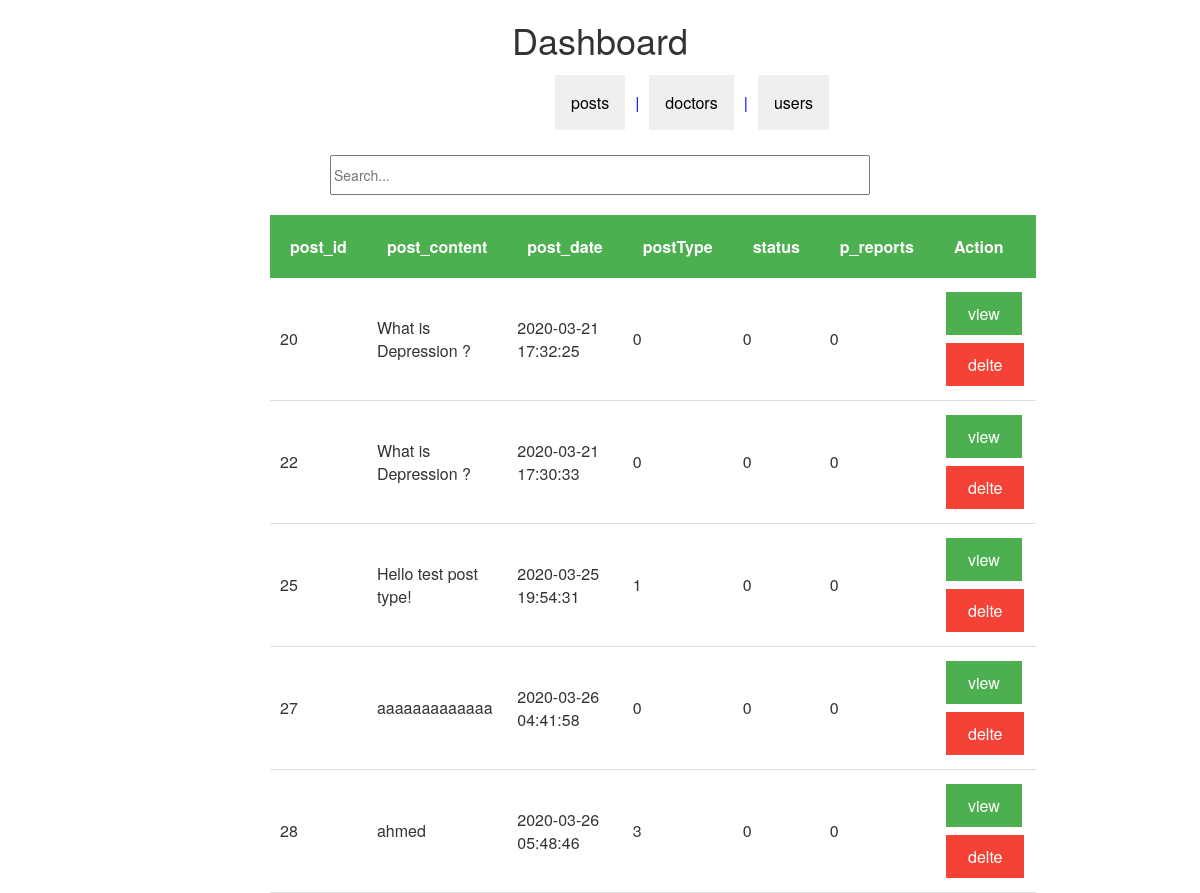
Page /admin-posts-list.php on the earlier database version.
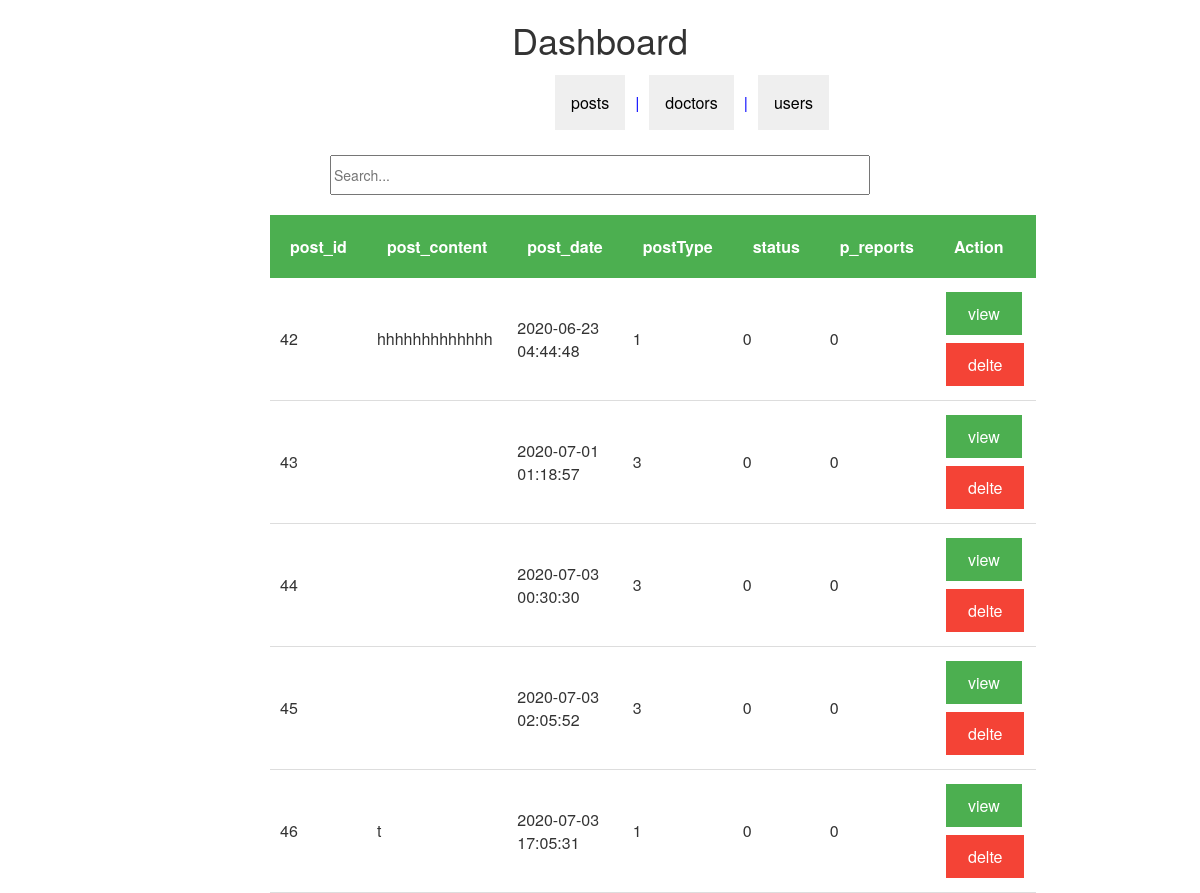
Same page on the later database version.
### tables this page shows
CREATE TABLE `posts` (
  `post_id` int(11) NOT NULL,
  `post_content` varchar(500) NOT NULL,
  `post_date` timestamp NOT NULL DEFAULT current_timestamp() ON UPDATE current_timestamp(),
  `likes` int(11) NOT NULL,
  `postShare` int(11) NOT NULL,
  `postType` int(11) NOT NULL,
  `privateTo` int(11) DEFAULT NULL,
  `status` int(11) NOT NULL,
  `p_reports` int(11) NOT NULL,
  `AllowComment` int(11) NOT NULL,
  `cat_id` int(11) NOT NULL,
  `user_id` int(11) NOT NULL
);

### includes/functions/function.php (called while the page is built, shortened)
<?php
	include 'includes/templates/footer.php';
?>

### initialize.php (called while the page is built, shortened)
<?php
	    $tpl  = 'includes/templates/';
	   	$func = 'includes/functions/';
	   	include $func .  'function.php';
	    include $tpl  .  'header.php';
?>

### admin-posts-list.php (the view, shortened to what this page needs)
<?php
include 'initialize.php';
?>
<!DOCTYPE html>
<html>
<head>
	<link rel="stylesheet" href="layout/css/Main.css" >
</head>
<body>
	<div class="admin_tasks" >
		<h1>
			 Dashboard
		</h1>
		<table>
			<tr>
				<td>  <div class="dropdown">
						  <button class="dropbtn"><a href="admin-posts-list.php">posts</a></button>
					  </div>
				</td>
				<td>|</td>
				<td>  <div class="dropdown">
						  <button class="dropbtn">doctors</button>
					  </div>
				</td>
				<td>|</td>
				<td>  <div class="dropdown">
						  <button class="dropbtn">users</button>
					  </div>
				</td>
			</tr>
		</table> <br>
		<input id="myInput" type="text" placeholder="Search... "> <br><br>
	</div>
<div class="users_data" >
		<table>
			<tr>
				<th>post_id</th>
				<th>post_content</th>
				<th>post_date</th>
				<th>postType</th>
				<th>status</th>
				<th>p_reports</th>
				<th>Action</th>
			</tr>
			<form method='post'>
			<?php
			$user_data = $con->prepare("SELECT * FROM posts ORDER BY p_reports DESC ");
			$user_data ->execute();
			$posts = $user_data ->fetchall();
		foreach ($posts as $key => $post)
		{
		    $post_id = $post['post_id'];
		    $post_content = $post['post_content'];
		    $post_date = $post['post_date'];
		    $postType=$post['postType'];
		    $status=$post['status'];
		    $p_reports=$post['p_reports'];
		    echo "<tbody id='myTable'>";
	        echo "<tr> ";
	        echo "<td>".$post_id."</td>";
	        echo "<td>".$post_content."</td>";
	        echo "<td>".$post_date."</td>";
	        echo "<td>".$postType."</td>";
	        echo "<td>".$status."</td>";
	        echo "<td>".$p_reports."</td>";
		    echo "<td>"."<button id='b3' name='b".$post_id."' class='users_data_button1' > view</button>
		                 <button id='b3' name='d".$post_id."' class='users_data_button2' > delte</button>
		         "."</td>";
		    echo "</tr> ";
		    echo "</tbody>";
		}
				  ?>
				  </form>
			</table>
	</div>

### includes/templates/footer.php (shortened to what this page needs)
	</body>
</html>

### includes/templates/header.php (shortened to what this page needs)
<!DOCTYPE html>
<html>
	<head>
        <link rel="stylesheet" href="layout/css/bootstrap.min.css"/>
        <link rel="stylesheet" href="layout/css/Main.css"/>
        <link rel="stylesheet" href="layout/css/font-awesome4.min.css" />
	</head>
	<body>

### layout/css/Main.css (style rules this page uses)
body { overflow-x: hidden; }
.admin_tasks { text-align: center; }
.admin_tasks input { width: 45% ; height: 40px ; }
.admin_tasks table { width: 00px; height: 30px ; color: blue ; padding: 10px 10px ; margin-left: 550px ; }
.admin_tasks table td { padding: 5px 5px ; }
.admin_tasks a { text-decoration: none; color: black ; }
.dropbtn { color: black; padding: 16px; font-size: 16px; border: none; cursor: pointer; }
.users_data { margin-left: 270px ; text-align: left; height: 50px ; }
.users_data table { text-align: left; width: 70%; height: 50px ; padding: 20px 20px ; }
.users_data table th { padding: 20px 20px ; background-color: #4CAF50; color: white; }
.users_data table td { padding: 10px 10px ; border-bottom: 1px solid #ddd; text-align: left; }
.users_data button { border: none; color: white; padding: 10px 22px; text-align: center; text-decoration: none; font-size: 16px; margin: 4px 2px; cursor: pointer; }
.users_data_button1 { background-color: #4CAF50; }
.users_data_button2 { background-color:#f44336 ; }

Differences in the rows shown:
removed posts: post_id "20", post_content "What is Depression ?", post_date "2020-03-21 17:32:25", postType "0", status "0", p_reports "0"
removed posts: post_id "22", post_content "What is Depression ?", post_date "2020-03-21 17:30:33", postType "0", status "0", p_reports "0"
removed posts: post_id "25", post_content "Hello test post type!", post_date "2020-03-25 19:54:31", postType "1", status "0", p_reports "0"
removed posts: post_id "27", post_content "aaaaaaaaaaaaa", post_date "2020-03-26 04:41:58", postType "0", status "0", p_reports "0"
removed posts: post_id "28", post_content "ahmed", post_date "2020-03-26 05:48:46", postType "3", status "0", p_reports "0"
added posts: post_id "42", post_content "hhhhhhhhhhhhh", post_date "2020-06-23 04:44:48", postType "1", status "0", p_reports "0"
added posts: post_id "43", post_date "2020-07-01 01:18:57", postType "3", status "0", p_reports "0"
added posts: post_id "44", post_date "2020-07-03 00:30:30", postType "3", status "0", p_reports "0"
added posts: post_id "45", post_date "2020-07-03 02:05:52", postType "3", status "0", p_reports "0"
added posts: post_id "46", post_content "t", post_date "2020-07-03 17:05:31", postType "1", status "0", p_reports "0"
